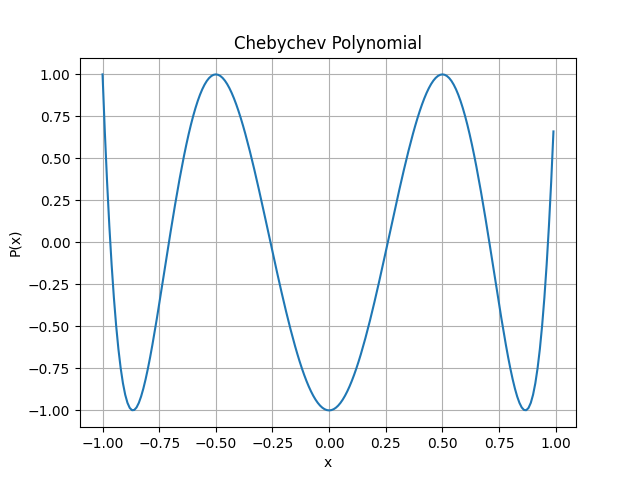

Generate this figure with Python:
from matplotlib import pyplot as plt
import math
import numpy as np
from numpy.linalg import tensorsolve as slve

# creating polynomial class
class Polynomial:
    # initialising with the given coefficients
    def __init__(self, lst = []):
        self.poly = lst
    
    # printing the coefficients
    def __str__(self):
        string = "Coefficients of the polynomial are:\n"
        for i in range(len(self.poly)):
            string += str(self.poly[i])+" "
        return string

    # return length
    def __len__(self):
        return len(self.poly)

        # return the value at the given number
    def __getitem__(self, index):
        ans = 0
        for i in range(len(self.poly)):
            ans+=self.poly[i]*(index**i)
        return ans

    # set the value at a given index
    def __setitem__(self, index, value):
        # if index is not there in the list
        if(index < -len(self.poly) or index >= len(self.poly)):
            raise Exception("This index is not in the list")
        self.poly[index] = value

    # overloading + operator for adding the polynomials
    def __add__(self, l1):
        ans = [0] * max(len(l1), len(self.poly))
        # in case of not adding a polynomial we will raise the error
        if(type(l1) != Polynomial):
            raise Exception("Type error")
        # adding both polynomials upto the min power in both
        for i in range(min(len(l1) , len(self.poly))):
            ans[i]+=l1.poly[i]+self.poly[i]
        # then adding the extra powers of the polynomials if there exists
        if(len(self.poly) == min(len(l1) , len(self.poly))):
            for i in range(min(len(l1) , len(self.poly)), max(len(l1), len(self.poly))):
                ans[i]+=l1.poly[i]
        if(len(l1) == min(len(l1) , len(self.poly))):
            for i in range(min(len(l1) , len(self.poly)), max(len(l1), len(self.poly))):
                ans[i]+=self.poly[i]
        self.poly = ans
        return self
    
    # overloading multiply operator
    def __mul__(self, l1):
        # if integer is given we will do scalar multiplication
        if(type(l1) == int):
            for i in range(len(self.poly)):
                self.poly[i]*=l1
        # in case of polynomial we will multiply the polynomials
        elif(type(l1)==Polynomial):
            ans = [0] * (len(self.poly)+len(l1)-1)
            for i in range(len(self.poly)):
                for j in range(len(l1)):
                    ans[i+j]+=self.poly[i]*l1.poly[j]
            self.poly = ans
        # exception
        else:
            raise Exception("Type Error")
        return self

    # also overload as mul rmul
    def __rmul__(self, l1):
        return self.__mul__(l1)

    # overload - operator
    def __sub__(self, l1):
        return self + (-1)*l1

    # overloading div operator and checking div by 0 condition
    def __truediv__(self, num):
        if(type(num)==int and num!=0):
            for i in range(len(self.poly)):
                self.poly[i]/=num
        else:
            raise Exception("Can't divide")
        return self

    # show the polynomial in range and passing values of lists of points to be scattered
    def show(self, start, end, val1 = [], val2 = []):
        xvalues = np.arange(start,end,0.01)
        yvalues = []
        # for all the values find the y value
        for val in xvalues:
            yvalues.append(self[val])
        # plot the graph there
        plt.plot(xvalues, yvalues)
        poly = ""
        for i in range(len(self.poly)):
            poly+="+ (" + str(self.poly[i]) + ") x^" + str(i) + " " 
        plt.title("Chebychev Polynomial")
        plt.scatter(val1, val2, c="r")
        plt.xlabel("x")
        plt.ylabel("P(x)")
        plt.grid(True)
        plt.savefig("q5.png")
        plt.show()

    # fit via matrix we used the library of numpy
    def fitViaMatrixMethod(self, lisht):
        a = []
        b = []
        start= lisht[0][0]
        end= lisht[0][0]
        xvalues = []
        yvalues = []
        # finding the a matrix
        for i in range(len(lisht)):
            temp = []
            for j in range(len(lisht)):
                # appending powers of elements for getting the coefficientt
                temp.append(pow(lisht[i][0], j))
            a.append(temp)
            b.append(lisht[i][1])
            start = min(lisht[i][0], start)
            end = max(lisht[i][0], end)
            xvalues.append(lisht[i][0])
            yvalues.append(lisht[i][1])
        # initialised b matrix as the answer matrix to find x
        b = np.transpose(b)
        # found x 
        x = slve(a, b)
        self.poly = x
        # plotting the graph hereby
        plt.scatter(xvalues, yvalues, color="red")
        self.show(start,end)
        
    # doing fit with lagrange
    def fitViaLagrangePoly(self, lisht):
        # initialising vals
        vals = []
        start= lisht[0][0]
        end= lisht[0][0]
        xvalues = []
        yvalues = []
        # using the formula and finding all vals 
        for j in range(len(lisht)):
            self.poly = [1]
            # using formula to multiply with the given poly
            for i in range(len(lisht)):
                if(i!=j and lisht[i][0]!=lisht[j][0]):
                    self*=Polynomial([-lisht[i][0]/(lisht[j][0]-lisht[i][0]), 1/(lisht[j][0]-lisht[i][0])])
            vals.append(self.poly)
            start = min(lisht[j][0], start)
            end = max(lisht[j][0], end)
            xvalues.append(lisht[j][0])
            yvalues.append(lisht[j][1])
        self.poly = []
        # all are added at last according to the formula 
        for j in range(len(lisht)):
            self+=lisht[j][1]*Polynomial(vals[j])
        # plotting the graph hereby
        plt.scatter(xvalues, yvalues, color="red")
        self.show(-1,3)
        
    # adding derivative function
    def derivative(self):
        lisht = []
        # for all terms containing x finding their coefficients after differentiation        lisht = []
        for val in range(1, len(self)):
            lisht.append(self.poly[val] * val)
        # if there is only constant
        if(len(self) == 1):
            lisht.append(0)
        # return the derivative polynomial
        self.poly = lisht
        return self

    # adding area function
    def area(self, start, to):
        # starting with constant which is taken to be zero
        lisht = [0]
        # integrated coefficients are appended in the list
        for val in range(0, len(self)):
            lisht.append(self.poly[val] / (val + 1))
        #   returning their differences which is the area under polynomial
        self.poly = lisht
        return self[to]-self[start]
    

    # this function returns the bestfit polynomial for a tuplelist
    def bestfit(self, tuplelist, n):
        # taking two list for finding xvals and yvals
        xvals = []
        yvals = []
        # for every given point finding their xvalues and yvalues
        for point in tuplelist:
            xvals.append(point[0])
            yvals.append(point[1])
        # finding minimum and maximum values of xvalues
        xmin = xvals[0]
        ymn = xvals[0]
        # for all points in tuplelist finding the xmin and xmax for giving range in show function
        for point in tuplelist:
            xmin = min(xmin, point[0])
            ymn = max(ymn, point[0])
        # finding all values in b
        b = []
        for i in range(n+1):
            yval = 0
            # for all values in points finding the corresponding values of b
            for j in range(len(tuplelist)):
                yval+=yvals[j]*(xvals[j]**i)
            b.append(yval)
        # finding values of a
        a = []
        # for all values in range n+1
        for i in range(n+1):
            # finding a row 
            lst = []
            # finding sigma of x, x2,x^3 whatever required
            for j in range(n+1):
                sum = 0
                for k in range(len(tuplelist)):
                    sum+=xvals[k]**(i+j)
                lst.append(sum)
            # appended the values of lst to a
            a.append(lst)
        # solving it to find coefficients
        xval = slve(a,b)
        xvals = np.sort(xvals)
        # if two points have same x that it cannot be accepted
        for i in range(1,len(xvals)):
            if(xvals[i]==xvals[i-1]):
                raise Exception("Two points with same x can not be accepted for a function")
        # finding the polynomial of xval
        self = Polynomial(xval)
        self.show(xmin, ymn, xvals, yvals)
        # plotted the graph and returned the polynomial
        return self


    # defining the Legendre polynomial
    def Legendre(self, n = 5):
        # defining polynomial
        poly = Polynomial([1])
        # having polynomial -1 + x^2
        p = Polynomial([-1,0,1])
        # if n is the negative number
        if(n < 0):
            raise Exception("Negative values provided")
        # for i in range of n finding the polynomial for derivation of it
        for i in range(n):
            poly = p*poly
        # again derivating it for n times
        for i in range(n):
            poly = poly.derivative()
        # finding the number for division
        divi = math.factorial(n) * (2**n)
        # finding poly after division
        poly = poly / divi
        self = poly
        # showing graph in this range
        self.show(-1, 1)
        # returning the polynomial
        return self
    
    # finding the chebyshev polynomial of given degree
    def chebychev(self, n = 2):
        # n should be of type int
        if(type(n) != int):
            raise Exception("n should be of type int")
        # dimension can not be negative
        if(n<0):
            raise Exception("dimension can not be negative")
        poly = Polynomial([])
        # if n is 1 we will modify it to this value as given
        if(n==0):
            poly = Polynomial([1])
        if(n==1): 
            poly = Polynomial([0,1])
        # otherwise applying formula for finding n+1 term given previous two terms
        poly1 = Polynomial([1])
        poly2 = Polynomial([0,1])
        # for every value in range of n
        for i in range(1,n,1):
            poly = (Polynomial([0,2])*poly2) - poly1
            poly1 = poly2
            poly2 = poly
        # having the result in poly and displaying it
        self = poly
        self.show(-1,1)
        return self

# test
p=Polynomial([])
# finding p corresponding the points and dimension required
p = p.chebychev(6)
print(p)
